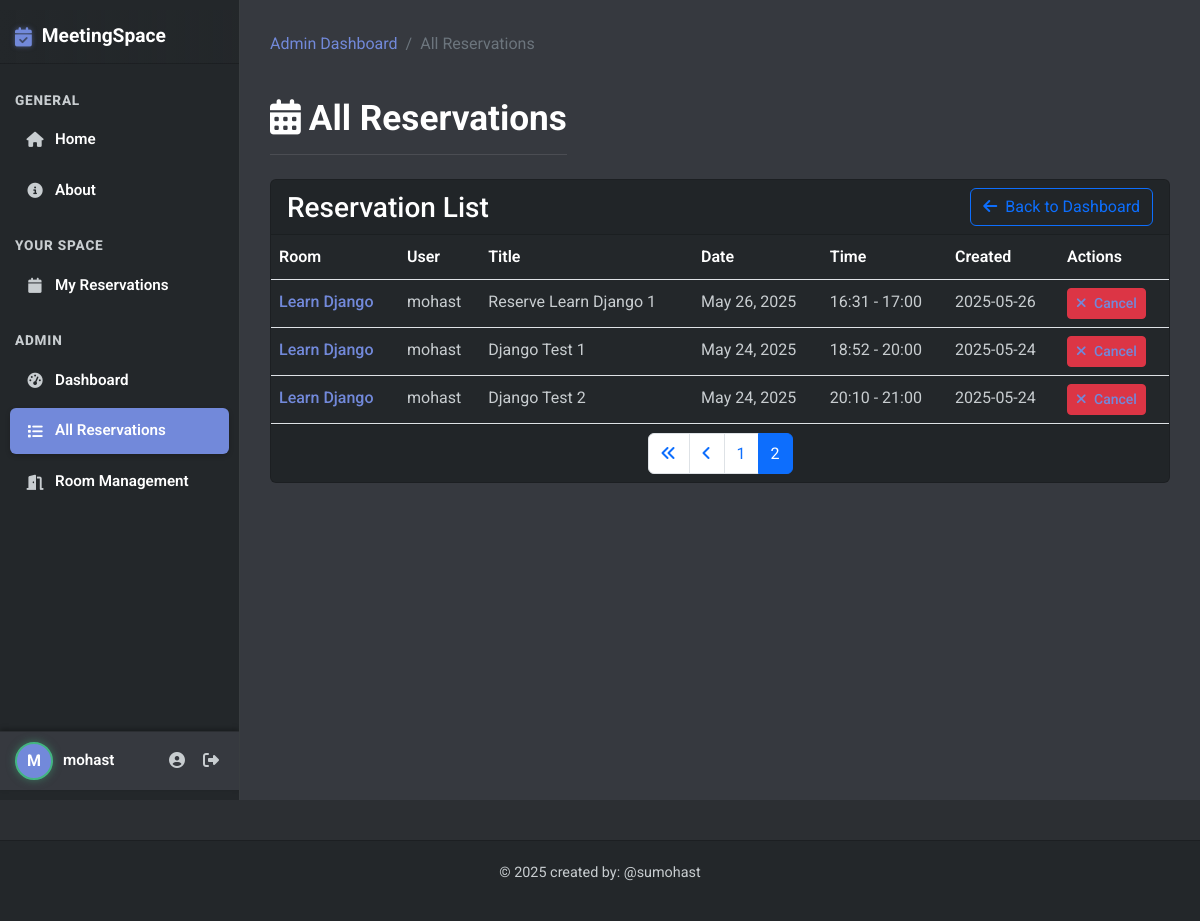
/admin-reservations/?page=2 (signed in), run on the app's committed database.
### base/models.py (models this page shows, shortened)
class Reservation(models.Model):
    participant_count = models.IntegerField(default=1, help_text="Number of participants")
    room = models.ForeignKey(Room, on_delete=models.CASCADE)
    user = models.ForeignKey(User, on_delete=models.CASCADE)
    title = models.CharField(max_length=200)
    description = models.TextField(null=True, blank=True)
    date = models.DateField()
    start_time = models.TimeField()
    end_time = models.TimeField()
    participants_emails = models.TextField(null=True, blank=True,
                                          help_text="Enter email addresses separated by commas")
    reminder_sent = models.BooleanField(default=False) # this field is used to track if a reminder has been sent for this reservation
    created = models.DateTimeField(auto_now_add=True)
    updated = models.DateTimeField(auto_now=True)
    class Meta:
        ordering = ['date', 'start_time']
        constraints = [
            models.UniqueConstraint(
                fields=['room', 'date', 'start_time'],
                name='unique_reservation'
            )
        ]

class Room(models.Model):
    name = models.CharField(max_length=100)
    capacity = models.IntegerField(default=10)
    has_projector = models.BooleanField(default=False)
    has_whiteboard = models.BooleanField(default=False)
    has_video_conference = models.BooleanField(default=False)
    description = models.TextField(null=True, blank=True)
    created = models.DateTimeField(auto_now_add=True)
    updated = models.DateTimeField(auto_now=True)
    class Meta: # this class is used to define metadata for the model , for example when we want to sort the rooms by name
        ordering = ['name']

### base/views.py (the view)
# urls.py: path('admin-reservations/', views.admin_reservations, name="admin-reservations"),
@login_required
@staff_member_required
def admin_reservations(request):
    reservations_list = Reservation.objects.all().order_by('-date', 'start_time')
    paginator = Paginator(reservations_list, 10)  # Show 10 reservations per page
    page = request.GET.get('page')
    try:
        reservations = paginator.page(page)
    except PageNotAnInteger:
        reservations = paginator.page(1)
    except EmptyPage:
        reservations = paginator.page(paginator.num_pages)
    context = {
        'reservations': reservations,
    }
    return render(request, 'base/admin_reservations.html', context)

### templates/base/admin_reservations.html (shortened to what this page needs)
{% extends 'main.html' %}
{% load static %}
{% block content %}
<div class="row mb-4">
    <div class="col-12">
        <nav aria-label="breadcrumb">
            <ol class="breadcrumb">
                <li class="breadcrumb-item"><a href="{% url 'admin-dashboard' %}">Admin Dashboard</a></li>
                <li class="breadcrumb-item active">All Reservations</li>
            </ol>
        </nav>
    </div>
</div>
<div class="row mb-4">
    <div class="col-12 d-flex justify-content-between align-items-center">
        <h1 class="mb-0"><i class="fas fa-calendar-alt me-2"></i>All Reservations</h1>
    </div>
</div>
<div class="row mb-4">
    <div class="col-12">
        <div class="card">
            <div class="card-header d-flex justify-content-between align-items-center">
                <h3 class="mb-0">Reservation List</h3>
                <div>
                    <a href="{% url 'admin-dashboard' %}" class="btn btn-outline-primary">
                        <i class="fas fa-arrow-left me-1"></i> Back to Dashboard
                    </a>
                </div>
            </div>
            <div class="card-body p-0">
                {% if reservations %}
                <div class="table-responsive">
                    <table class="table mb-0">
                        <thead>
                            <tr>
                                <th>Room</th>
                                <th>User</th>
                                <th>Title</th>
                                <th>Date</th>
                                <th>Time</th>
                                <th>Created</th>
                                <th>Actions</th>
                            </tr>
                        </thead>
                        <tbody>
                            {% for reservation in reservations %}
                            <tr>
                                <td>
                                    <a href="{% url 'room-detail' reservation.room.id %}">
                                        {{ reservation.room.name }}
                                    </a>
                                </td>
                                <td>{{ reservation.user.username }}</td>
                                <td>{{ reservation.title }}</td>
                                <td>{{ reservation.date }}</td>
                                <td>{{ reservation.start_time|time:"H:i" }} - {{ reservation.end_time|time:"H:i" }}</td>
                                <td>{{ reservation.created|date:"Y-m-d" }}</td>
                                <td>
                                    <a href="{% url 'cancel-reservation' reservation.id %}" class="btn btn-sm btn-danger">
                                        <i class="fas fa-times me-1"></i> Cancel
                                    </a>
                                </td>
                            </tr>
                            {% endfor %}
                        </tbody>
                    </table>
                </div>
                {% else %}
                <div class="card-body">
                    <p class="text-center">No reservations found.</p>
                </div>
                {% endif %}
            </div>
            {% if reservations.has_other_pages %}
            <div class="card-footer">
                <nav aria-label="Pagination">
                    <ul class="pagination justify-content-center mb-0">
                        {% if reservations.has_previous %}
                        <li class="page-item">
                            <a class="page-link" href="?page=1">
                                <i class="fas fa-angle-double-left"></i>
                            </a>
                        </li>
                        <li class="page-item">
                            <a class="page-link" href="?page={{ reservations.previous_page_number }}">
                                <i class="fas fa-angle-left"></i>
                            </a>
                        </li>
                        {% endif %}
                        {% for num in reservations.paginator.page_range %}
                            {% if reservations.number == num %}
                            <li class="page-item active">
                                <span class="page-link">{{ num }}</span>
                            </li>
                            {% elif num > reservations.number|add:'-3' and num < reservations.number|add:'3' %}
                            <li class="page-item">
                                <a class="page-link" href="?page={{ num }}">{{ num }}</a>
                            </li>
                            {% endif %}
                        {% endfor %}
                    </ul>
                </nav>
            </div>
            {% endif %}
        </div>
    </div>
</div>
{% endblock %}

### templates/main.html (shortened to what this page needs)
{% load static %}
<!DOCTYPE html>
<html lang="en">
<head>
    <link href="https://cdn.jsdelivr.net/npm/bootstrap@5.2.3/dist/css/bootstrap.min.css" rel="stylesheet">
    <link rel="stylesheet" href="https://cdnjs.cloudflare.com/ajax/libs/font-awesome/6.4.0/css/all.min.css">
    <link rel="stylesheet" href="{% static 'css/discord-theme.css' %}">
</head>
<body>
    <div class="discord-app-container">
        <div class="sidebar-left">
            <a class="brand-link" href="{% url 'home' %}">
                <i class="fas fa-calendar-check"></i>MeetingSpace
            </a>
            <div class="nav-category">General</div>
            <ul class="list-unstyled mb-0">
                <li class="nav-item-discord">
                    <a class="{% if request.path == '/' %}active{% endif %}" href="{% url 'home' %}">
                        <i class="fas fa-home"></i> Home
                    </a>
                </li>
                <li class="nav-item-discord">
                    <a class="{% if 'about' in request.path %}active{% endif %}" href="{% url 'about' %}">
                        <i class="fas fa-info-circle"></i> About
                    </a>
                </li>
            </ul>
            {% if user.is_authenticated %}
            <div class="nav-category mt-3">Your Space</div>
            <ul class="list-unstyled mb-0">
                <li class="nav-item-discord">
                    <a class="{% if 'my-reservations' in request.path %}active{% endif %}" href="{% url 'user-reservations' %}">
                        <i class="fas fa-calendar"></i> My Reservations
                    </a>
                </li>
            </ul>
            {% if user.is_staff %}
            <div class="nav-category mt-3">Admin</div>
            <ul class="list-unstyled mb-0">
                <li class="nav-item-discord">
                    <a class="{% if 'admin-dashboard' in request.path %}active{% endif %}" href="{% url 'admin-dashboard' %}">
                        <i class="fas fa-tachometer-alt"></i> Dashboard
                    </a>
                </li>
                <li class="nav-item-discord">
                    <a class="{% if 'admin-reservations' in request.path %}active{% endif %}" href="{% url 'admin-reservations' %}">
                        <i class="fas fa-list"></i> All Reservations
                    </a>
                </li>
                <li class="nav-item-discord">
                    <a class="{% if 'room-management' in request.path %}active{% endif %}" href="{% url 'room-management' %}">
                        <i class="fas fa-door-open"></i> Room Management
                    </a>
                </li>
            </ul>
            {% endif %}
            {% endif %}
            <div class="user-panel-discord mt-auto">
                {% if user.is_authenticated %}
                    <div class="user-avatar">
                        {{ user.username|slice:":1"|upper }}
                    </div>
                    <div class="user-info">
                        <div class="username">{{ user.username }}</div>
                    </div>
                    <div class="user-actions">
                        <a href="{% url 'profile' %}" title="Profile"><i class="fas fa-user-circle"></i></a>
                        <a href="{% url 'logout' %}" title="Logout"><i class="fas fa-sign-out-alt"></i></a>
                    </div>
                {% else %}
                    <a href="{% url 'login' %}" class="btn-discord btn-sm w-100">
                        <i class="fas fa-sign-in-alt me-1"></i> Login
                    </a>
                {% endif %}
            </div>
        </div>
        <div class="content-main-discord">
            {% block content %}{% endblock %}
        </div>
    </div>
    <footer>
        <div class="container">
            <p>&copy; {% now "Y" %} created by: @sumohast </p>
        </div>
    </footer>
</body>
</html>

### static/css/discord-theme.css (style rules this page uses)
:root { --discord-dark-bg: #2C2F33; --discord-surface-1: #23272A; --discord-surface-2: #36393F; --discord-text-primary: #ffffff; --discord-text-secondary: #C8CDD0; --discord-blue: #7289DA; --discord-blue-hover: #677BC4; --discord-green: #43B581; --discord-red: #F04747; --discord-yellow: #FCC047; --discord-border-light: rgba(255, 255, 255, 0.1); --discord-shadow-dark: rgba(0, 0, 0, 0.4); --discord-shadow-light: rgba(0, 0, 0, 0.2); }
body { background-color: var(--discord-dark-bg) !important; color: var(--discord-text-primary) !important; font-family: 'Roboto', sans-serif !important; margin: 0; padding: 0; overflow: hidden; line-height: 1.7; }
.discord-app-container { display: flex; height: 100vh; overflow: hidden; }
.sidebar-left { width: 240px; background-color: var(--discord-surface-1); padding: 10px 0; flex-shrink: 0; display: flex; flex-direction: column; overflow-y: auto; border-right: 1px solid var(--discord-border-light); box-shadow: 2px 0 5px var(--discord-shadow-dark); }
.sidebar-left .brand-link { display: flex; align-items: center; padding: 10px 15px; color: var(--discord-text-primary); font-size: 1.2rem; font-weight: 700; text-decoration: none; border-bottom: 1px solid rgba(0, 0, 0, 0.2); margin-bottom: 10px; background: linear-gradient(to right, var(--discord-surface-1), rgba(35, 39, 42, 0.8)); transition: background-color 0.2s ease; }
.sidebar-left .brand-link i { color: var(--discord-blue); margin-right: 10px; text-shadow: 0 0 5px rgba(114, 137, 218, 0.5); }
.sidebar-left .nav-category { color: var(--discord-text-secondary); font-size: 0.85rem; text-transform: uppercase; margin: 15px 15px 5px 15px; font-weight: 800; letter-spacing: 0.8px; }
.sidebar-left .nav-item-discord a { display: flex; align-items: center; padding: 10px 15px; margin: 0 10px 5px 10px; border-radius: 6px; color: var(--discord-text-primary); text-decoration: none; transition: background-color 0.2s ease-in-out, color 0.2s ease-in-out; font-weight: 600; font-size: 0.95rem; }
.sidebar-left .nav-item-discord a.active { background-color: var(--discord-blue); color: #fff; box-shadow: 0 2px 5px var(--discord-shadow-light); }
.sidebar-left .nav-item-discord i { margin-right: 10px; width: 20px; text-align: center; color: var(--discord-text-secondary); transition: color 0.2s ease; }
.sidebar-left .nav-item-discord a.active i { color: #fff; }
.user-panel-discord { margin-top: auto; padding: 10px 15px; background-color: var(--discord-surface-2); border-top: 1px solid rgba(0, 0, 0, 0.2); display: flex; align-items: center; box-shadow: 0 -2px 5px rgba(0, 0, 0, 0.3); }
.user-panel-discord .user-avatar { width: 38px; height: 38px; border-radius: 50%; background-color: var(--discord-blue); display: flex; align-items: center; justify-content: center; color: #fff; font-weight: bold; font-size: 1rem; margin-right: 10px; flex-shrink: 0; border: 2px solid var(--discord-green); box-shadow: 0 0 8px rgba(67, 181, 129, 0.5); }
.user-panel-discord .user-info { flex-grow: 1; color: var(--discord-text-primary); font-size: 0.95rem; }
.user-panel-discord .user-info .username { font-weight: 600; }
.user-panel-discord .user-actions { display: flex; gap: 8px; }
.user-panel-discord .user-actions a { color: var(--discord-text-secondary); padding: 5px; border-radius: 3px; transition: color 0.15s ease-in-out, background-color 0.15s ease-in-out; }
.content-main-discord { flex-grow: 1; background-color: var(--discord-surface-2); overflow-y: auto; padding: 30px; position: relative; }
.content-main-discord h1 { color: var(--discord-text-primary); font-size: 2.2rem; margin-bottom: 25px; border-bottom: 1px solid var(--discord-border-light); padding-bottom: 15px; font-weight: 700; }
.card, .form-control { background-color: var(--discord-surface-1) !important; border: 1px solid rgba(0, 0, 0, 0.2) !important; color: var(--discord-text-primary) !important; border-radius: 6px !important; }
a { color: var(--discord-blue); text-decoration: none; transition: color 0.2s ease; }
footer { background-color: var(--discord-surface-1); border-top: 1px solid rgba(0,0,0,0.2); color: var(--discord-text-secondary); margin-top: 40px; padding: 20px 0; text-align: center; font-size: 0.9rem; }
.table { color: var(--discord-text-primary); }
.table th { color: var(--discord-text-primary); font-weight: 600; }
.table td { color: var(--discord-text-secondary); }
.table a { color: var(--discord-blue); font-weight: 500; }

### data on the page
Reservation: room.name "Learn Django", user.username "mohast", title "Reserve Learn Django 1", date "May 26, 2025", start_time "16:31", end_time "17:00", created "2025-05-26"
Reservation: room.name "Learn Django", user.username "mohast", title "Django Test 1", date "May 24, 2025", start_time "18:52", end_time "20:00", created "2025-05-24"
Reservation: room.name "Learn Django", user.username "mohast", title "Django Test 2", date "May 24, 2025", start_time "20:10", end_time "21:00", created "2025-05-24"

### other printed values
{{ user.username|slice:":1"|upper }} "M"
{{ user.username }} "mohast"
{{ num }} "1"
{{ num }} "2"
